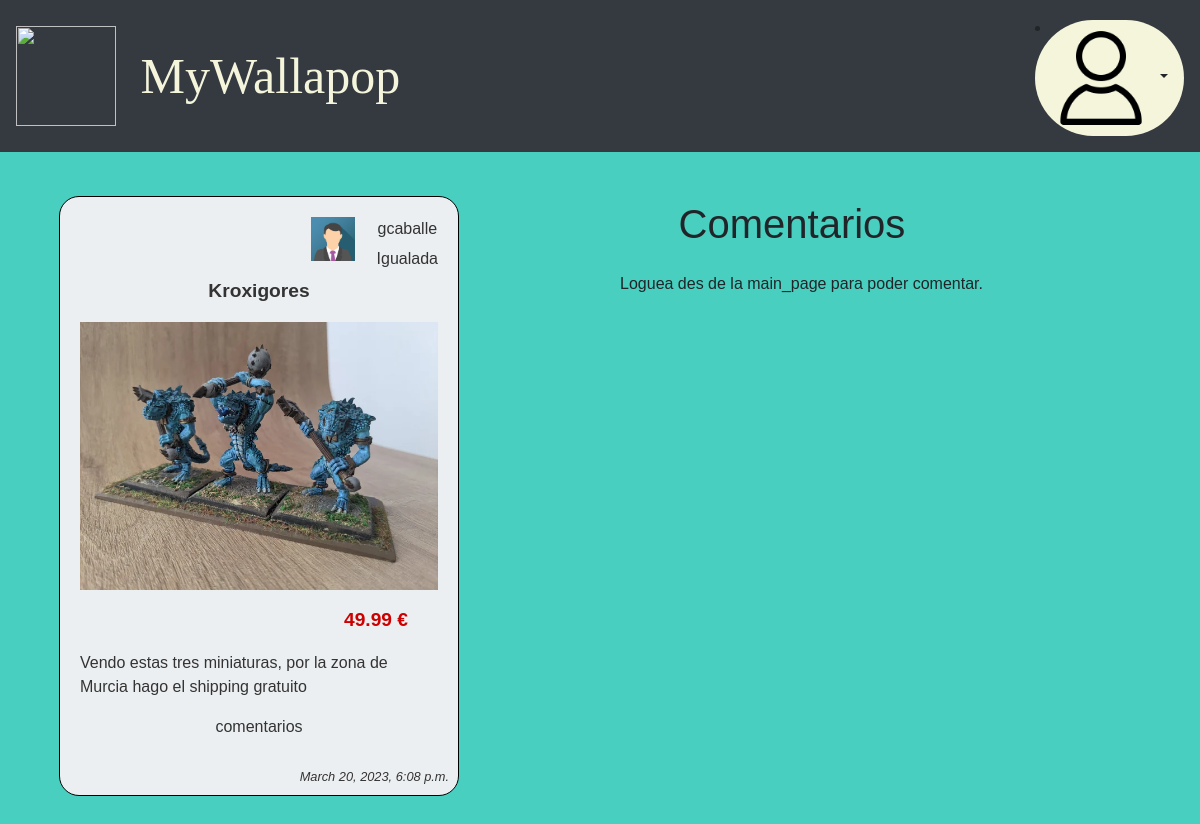
Page /playground/product/1/ on the earlier database version.
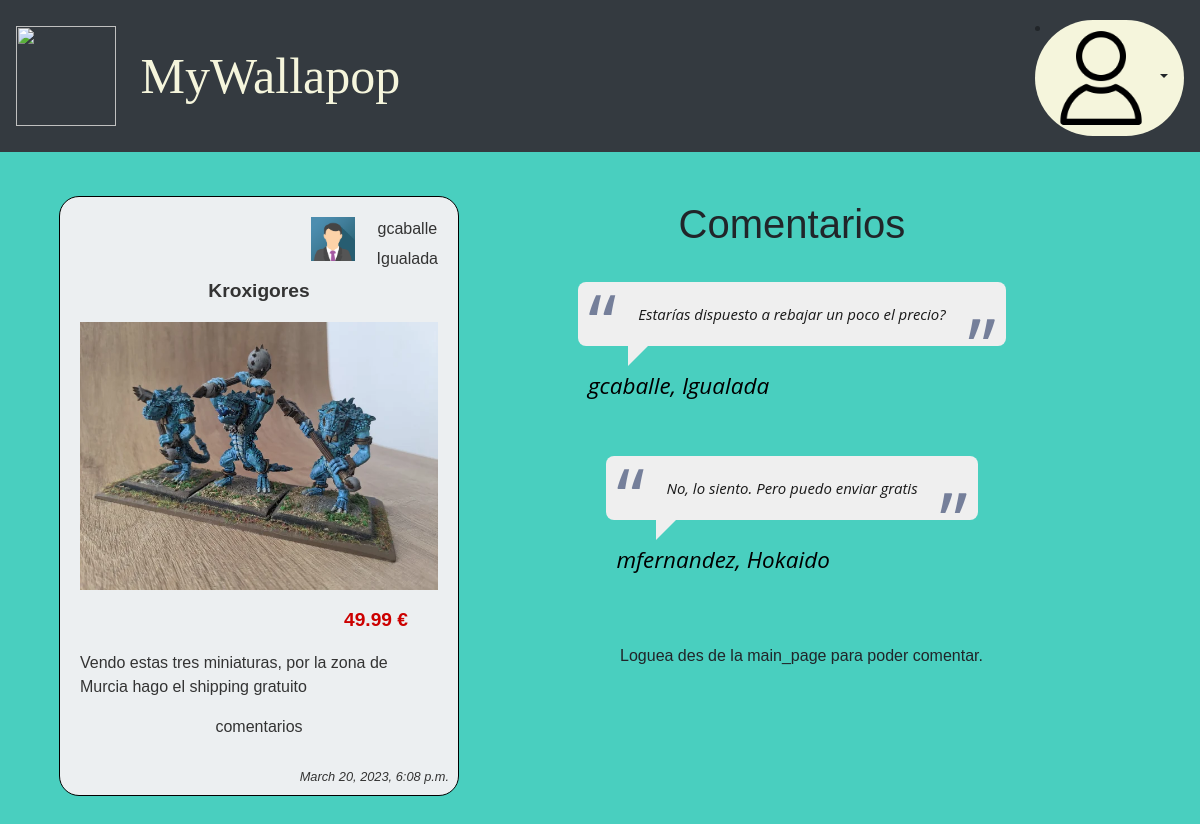
Same page on the later database version.
### playground/models.py (models this page shows, shortened)
class User(models.Model):
    id = models.AutoField(primary_key=True)
    username = models.CharField(max_length=30)
    password = models.CharField(max_length=30)
    description = models.CharField(max_length=30)
    city = models.CharField(max_length=30)
    avatar = models.CharField(max_length=100)

class Comment(models.Model):
    id = models.AutoField(primary_key=True)
    author = models.ForeignKey(User, null=True, on_delete=models.SET_NULL)
    product = models.ForeignKey(Product, null=True, on_delete=models.SET_NULL)
    creation_date = models.DateTimeField(auto_now_add=True)
    text = models.CharField(max_length=250)

### playground/views.py (the view)
# urls.py: path('product/<int:product_id>/', views.single_product, name='single_product'),
def single_product(request, product_id):
    product = Product.objects.get( id=product_id )
    comments = Comment.objects.filter(product=product_id)
    usersession = request.session.get('usersession','')
    return render(request, 'product-single.html',
                {
                    'product': product ,
                    'comments': comments,
                    'usersession': usersession,
                })

### playground/templates/product-single.html (shortened to what this page needs)
{% load static %}
<!DOCTYPE html>
<html>
    {% load static %}
    <head>
        <link rel="stylesheet" type="text/css" href="{% static '/css/bootstrap.css' %}" >
        <link rel="stylesheet" type="text/css" href="{% static '/css/main.css' %}" >
        <link rel="stylesheet" type="text/css" href="{% static '/css/author.css' %}" >
        <link rel="stylesheet" type="text/css" href="{% static '/css/product.css' %}" >
        <link rel="stylesheet" type="text/css" href="{% static '/css/comment.css' %}" >
        <link rel="stylesheet" type="text/css" href="{% static '/css/login.css' %}" >
    </head>
    <body>
        {% include 'navbar.html' %}
        <div class="row m-4 product-single-block">
            <div class='col-4 product-card-nohover'>
                {% include 'product-card.html' with product=product %}
            </div>
            <div class="col-8">
                <h1 class="row m-4 justify-content-center">Comentarios</h1>
                    {% for c in comments %}
                    <div class="row justify-content-center">
                        {% include 'comment-card.html' with comment=c author=c.author %}
                    </div>
                    {% endfor %}
                    <div class="mt-4 ml-1 row justify-content-center">
                        <form method="POST" action="../../insert_comment/">
                            {% if usersession %}
                            <textarea rows="4" cols="50" name="comment_text"></textarea>
                                <button type="submit" class="btn-primary comment-card quote btn registerbtn">Comenta</button>
                            {% else %}
                                <a href="../../main_page"><p>Loguea des de la main_page para poder comentar.</p></a>
                            {% endif %}
                        </form>
                    </div>
            </div>
        </div>
    </body>
</html>

### playground/templates/author_mini.html
{% load static %}
<a href="{% url 'author' author.id %}">
    <div class='author-mini'>
            <img src="{% static '/img/'|add:author.avatar %}" />
            <div>
                <p class="username">{{ author.username }}</p>
                <p class="city">{{ author.city }}</p>
            </div>
    </div>
</a>

### playground/templates/comment-card.html
<div class="comment-card">
    <div class="quote">
        <blockquote>
        {{ c.text }}
        </blockquote>
        <div></div>
        <p class="mb-5">
        {{author.username}}, {{author.city}}
        </p>
    </div>
</div>

Differences in the rows shown:
added Comment: text "Estarías dispuesto a rebajar un poco el precio?", {{ author.username }} "gcaballe", {{ author.city }} "Igualada"
added Comment: text "No, lo siento. Pero puedo enviar gratis"
now on this page (row unchanged): User: username "mfernandez", city "Hokaido"
